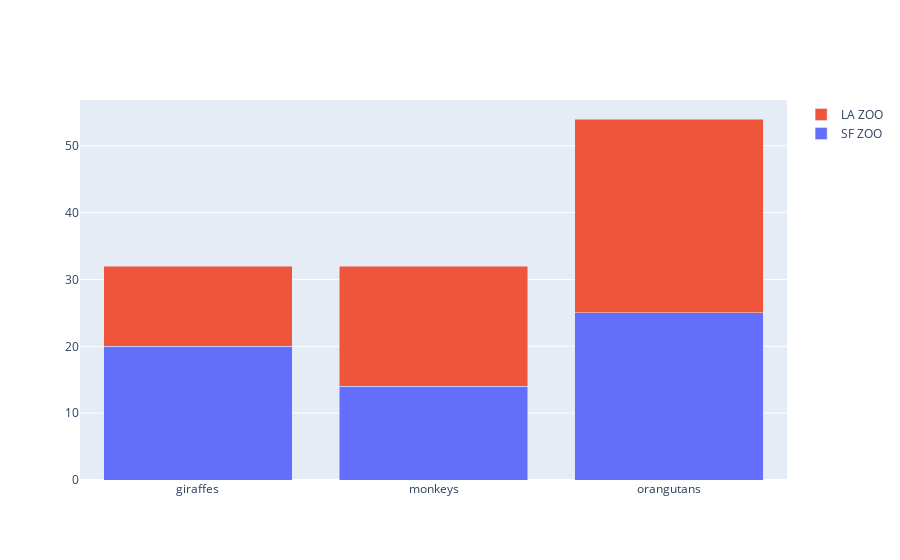

The notebook cell this image was saved under:
### Code cell
fig = go.Figure(data=[
        go.Bar(name='SF ZOO', x=animals, y=[20, 14, 25]),
        go.Bar(name='LA ZOO', x=animals, y=[12, 18, 29])
])

fig.update_layout(barmode='stack')
fig

### Figure 1 — Plotly figure (JSON) as saved in the notebook; plotly's stock layout.template omitted (floating-point values rounded to 4 significant figures)
{"data": [{"name": "SF ZOO", "type": "bar", "x": ["giraffes", "monkeys", "orangutans"], "y": [20, 14, 25]}, {"name": "LA ZOO", "type": "bar", "x": ["giraffes", "monkeys", "orangutans"], "y": [12, 18, 29]}], "layout": {"barmode": "stack"}}
